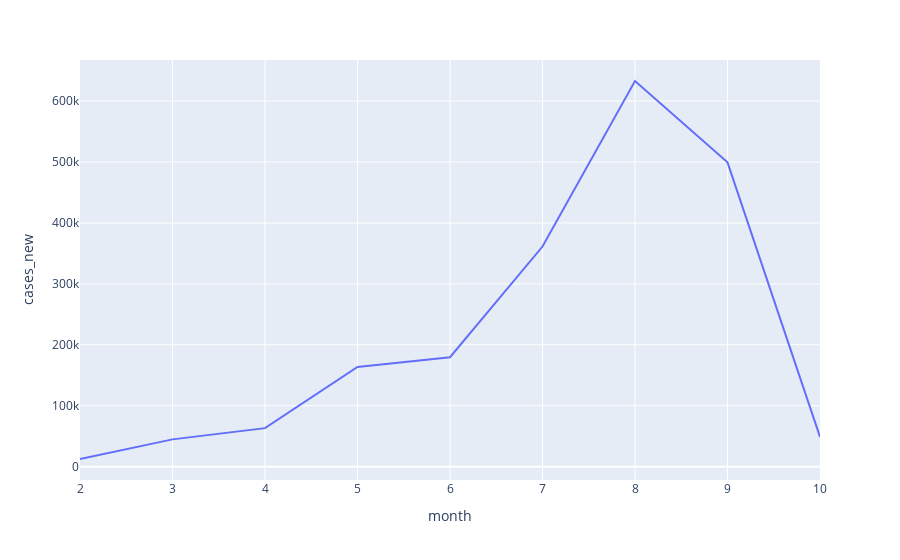

Notebook code cell kept with this figure:
### Code cell
fig = px.line(df2, x="month", y="cases_new")
fig.show()

### Figure 1 — Plotly figure (JSON) as saved in the notebook; plotly's stock layout.template omitted (floating-point values rounded to 4 significant figures)
{"data": [{"hovertemplate": "month=%{x}<br>cases_new=%{y}<extra></extra>", "legendgroup": "", "line": {"color": "#636efa", "dash": "solid"}, "mode": "lines", "name": "", "orientation": "v", "showlegend": false, "type": "scatter", "x": [2, 3, 4, 5, 6, 7, 8, 9, 10], "xaxis": "x", "y": [12523, 44748, 63213, 163644, 179622, 361293, 632982, 499441, 48762], "yaxis": "y"}], "layout": {"legend": {"tracegroupgap": 0}, "margin": {"t": 60}, "xaxis": {"anchor": "y", "domain": [0, 1], "title": {"text": "month"}}, "yaxis": {"anchor": "x", "domain": [0, 1], "title": {"text": "cases_new"}}}}
